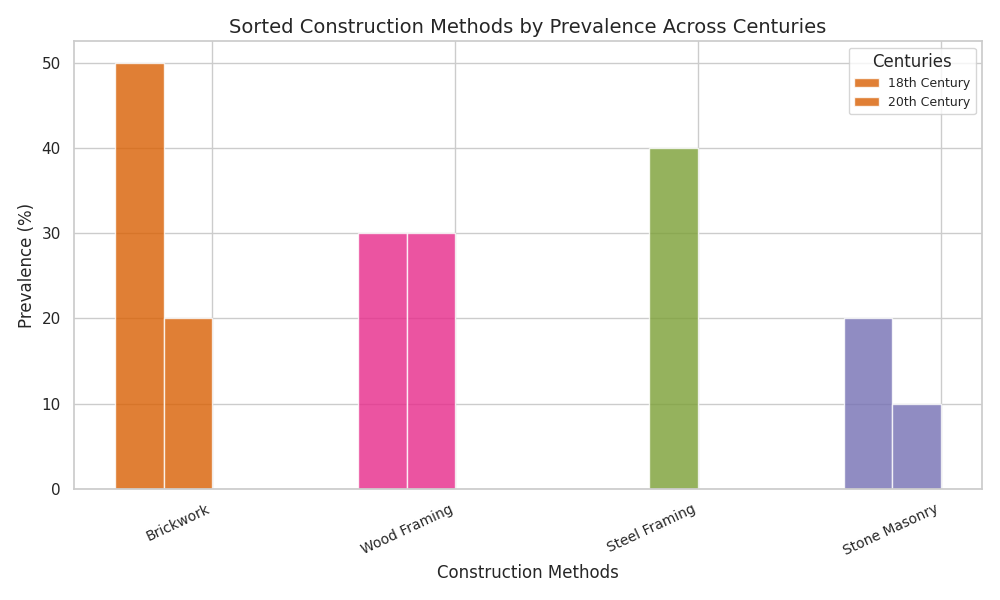

The script that drew this image:
import numpy as np
import matplotlib.pyplot as plt

centuries = ['18th Century', '20th Century']
methods = ['Stone Masonry', 'Brickwork', 'Wood Framing', 'Steel Framing']

data = np.array([
    [20, 50, 30, 0],
    [10, 20, 30, 40]
])

# Sum the data for each method across centuries
method_totals = data.sum(axis=0)
# Sort methods based on total data, descending order
sorted_indices = np.argsort(method_totals)[::-1]
sorted_methods = [methods[i] for i in sorted_indices]
sorted_data = data[:, sorted_indices]

# Bar chart related variables
x_pos = np.arange(len(methods))

fig, ax = plt.subplots(figsize=(10, 6))

colors = ['#D95F02', '#E7298A', '#7B9F35', '#7570B3']

for i in range(len(centuries)):
    ax.bar(x_pos + i*0.2, sorted_data[i], width=0.2, color=colors, alpha=0.8, label=centuries[i])

ax.set_xlabel('Construction Methods', fontsize=12)
ax.set_ylabel('Prevalence (%)', fontsize=12)
ax.set_title('Sorted Construction Methods by Prevalence Across Centuries', fontsize=14)
ax.set_xticks(x_pos + 0.3)
ax.set_xticklabels(sorted_methods, fontsize=10, rotation=25, ha='right')
ax.legend(title='Centuries', fontsize=9)

plt.tight_layout()
plt.show()
